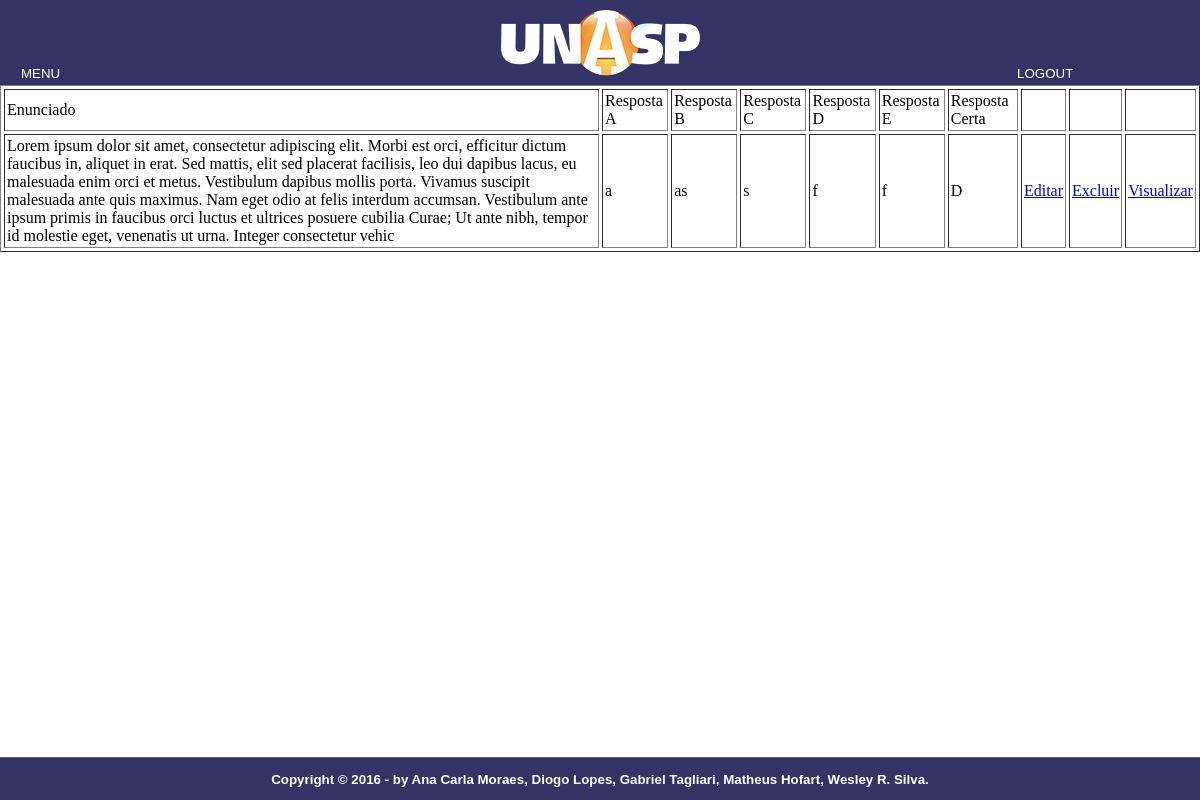
Page /Professor/listaquestoes.php?id=13 (signed in) on the earlier database version.
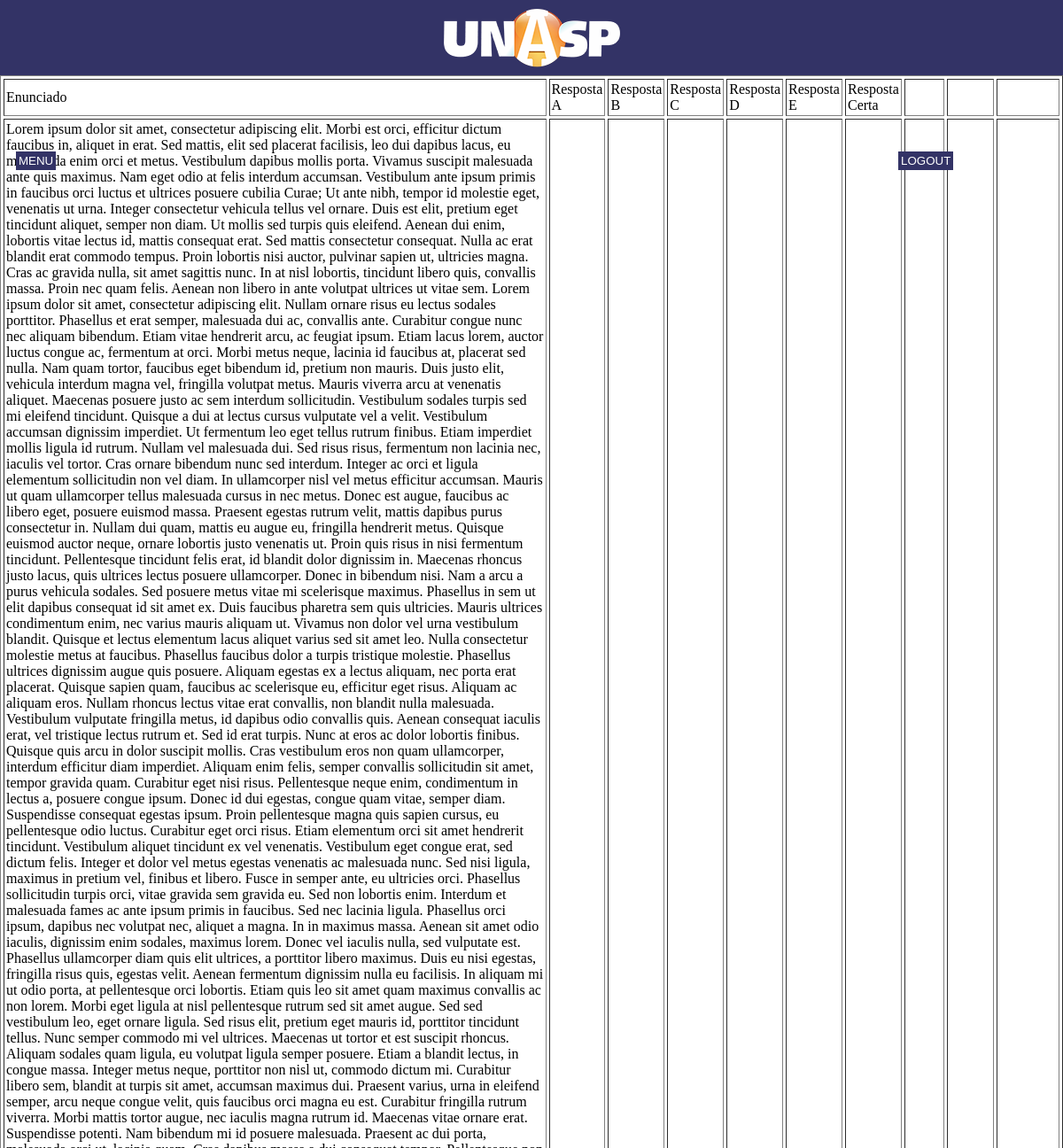
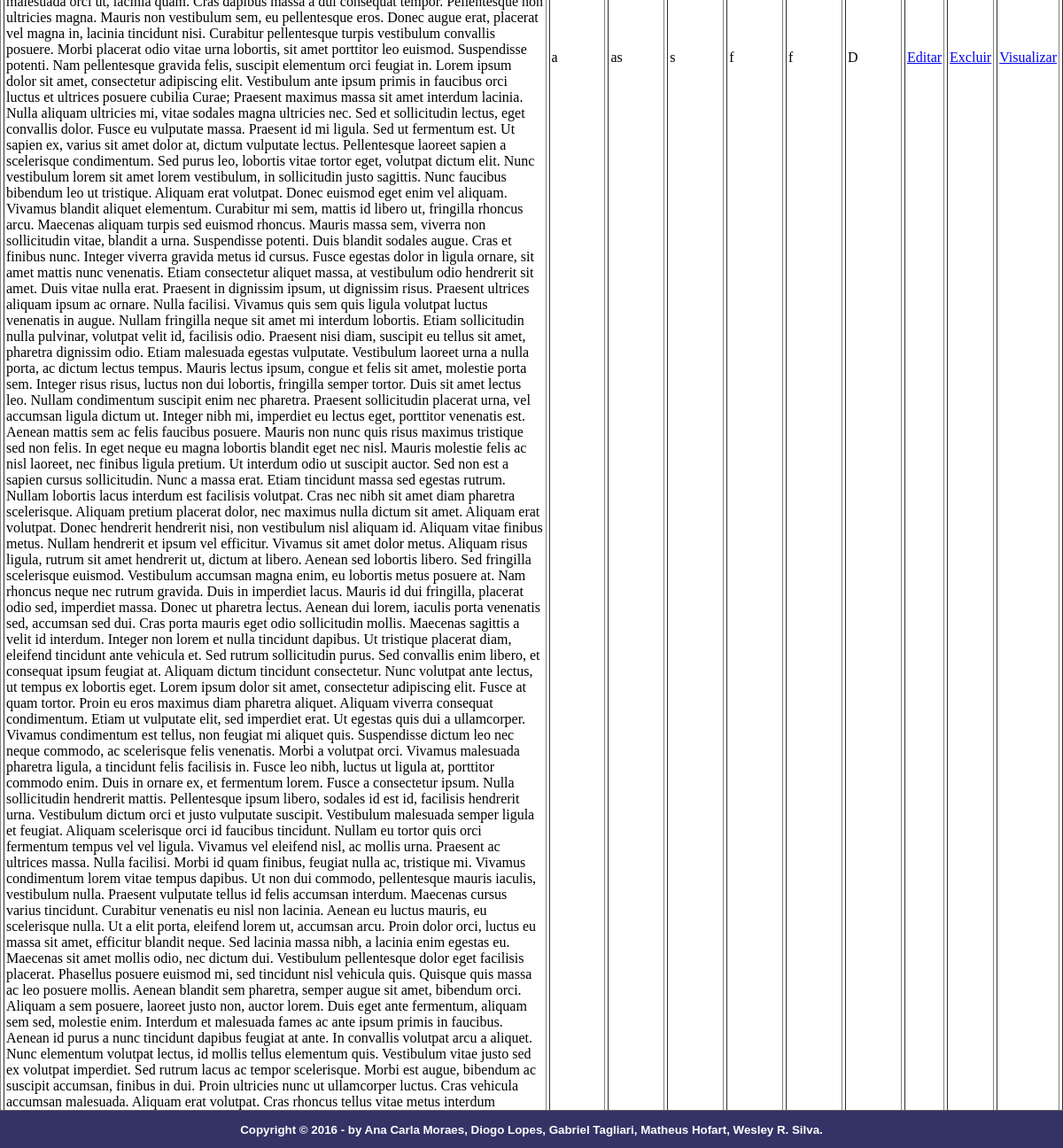
Same page on the later database version (2 pictures, top to bottom).
### tables this page shows
CREATE TABLE `questao` (
  `id` int(11) NOT NULL AUTO_INCREMENT,
  `iddisciplina` int(11) NOT NULL,
  `titulo` mediumtext NOT NULL,
  `imagem` longtext,
  `resposta1` mediumtext NOT NULL,
  `resposta2` mediumtext NOT NULL COMMENT '	',
  `resposta3` mediumtext NOT NULL,
  `resposta4` mediumtext NOT NULL,
  `resposta5` mediumtext NOT NULL,
  `respostacorreta` varchar(1) NOT NULL,
  PRIMARY KEY (`id`),
  KEY `fk_questao_disciplina1_idx` (`iddisciplina`),
  CONSTRAINT `fk_questao_disciplina1` FOREIGN KEY (`iddisciplina`) REFERENCES `disciplina` (`id`) ON DELETE NO ACTION ON UPDATE NO ACTION
);

### classes/class_questao.php (called while the page is built, shortened)
<?php
class questao {
		function selectQuestaoByDisciplina($pdo,$id){
			$conn = $pdo->prepare("SELECT * FROM questao WHERE iddisciplina=:id");
			$conn->bindParam(":id",$id,PDO::PARAM_INT);
			$conn->execute();
			return $conn->fetchAll(PDO::FETCH_ASSOC);
		}
	}
	?>

### Professor/listaquestoes.php (the view, shortened to what this page needs)
<?php
require_once("../model/conexao.php");
require_once("../classes/class_questao.php");
$iddisciplina = $_GET['id'];
$x = new questao();
$retorno = $x->selectQuestaoByDisciplina($PDO,$iddisciplina);
?>
<!DOCTYPE html>
<html>
<head>
    <link rel="stylesheet" href="../assets/css/style.css">
</head>
<body>
 	<div class="container">
    <div class="header">
        <img src="../assets/img/UNASP.png" alt="logo unasp">
    </div>
    <nav id="menu">
            <ul type="disc">
              <li><a href="index.php">MENU</a></li>
            </ul>
            <ul id="logout" type="disc">
              <li><a href="../logout.php">Logout</a></li>
            </ul>
     </nav>
<table border='1' cellspacing='3' cellpadding='2'>
<thead>
	<td>Enunciado</td>
	<td>Resposta A</td>
	<td>Resposta B</td>
	<td>Resposta C</td>
	<td>Resposta D</td>
	<td>Resposta E</td>
	<td>Resposta Certa</td>
	<td></td>
	<td></td>
    <td></td>
</thead>
<?php foreach ($retorno as $key) {   ?>
	<tr>
		<td> <?php echo $key['titulo']; ?></a></td>
		<td> <?php echo $key['resposta1']; ?></td>
		<td> <?php echo $key['resposta2']; ?></td>
		<td> <?php echo $key['resposta3']; ?></td>
		<td> <?php echo $key['resposta4']; ?></td>
		<td> <?php echo $key['resposta5']; ?></td>
		<td> <?php echo $key['respostacorreta']; ?></td>
		<td> <a href="editaquestao.php?iddisciplina=<?php echo $iddisciplina; ?>&id=<?php echo $key['id']; ?>">Editar</a></td>
		<td> <a href="editaquestao.php?iddisciplina=<?php echo $iddisciplina; ?>&deleta=1&id=<?php echo $key['id']; ?>">Excluir</a></td>
        <td> <a href="visualizaquestao.php?iddisciplina=<?php echo $iddisciplina; ?>&idquestao=<?php echo $key['id']; ?>">Visualizar</a></td>
	</tr>
<?php } ?>
</table>
            <footer id="rodape">
                <p><b>Copyright &copy; 2016 - by Ana Carla Moraes, Diogo Lopes, Gabriel Tagliari, Matheus Hofart, Wesley R. Silva.<br>
            </footer>
</div>
</body>
</html>

### assets/css/style.css (style rules this page uses)
* { outline: none !important; }
.container { position: absolute; top: 0; bottom: 0; left: 0; right: 0; }
.container .header { width: 100%; height: 65px; background: #333366; text-align: center; padding-top: 10px; padding-bottom: 10px; }
nav#menu { display: block; }
nav#menu ul { font-family: 'Cabin', sans-serif; font-size: 10pt; list-style: none; text-transform: uppercase; position: absolute; top: 6%; left: -2%; }
nav#menu ul#logout { font-family: 'Cabin', sans-serif; font-size: 10pt; list-style: none; text-transform: uppercase; position: absolute; top: 6%; left: 81%; }
nav#menu li { display: inline-block; background-color: #333366; padding:3px; margin: 2px; transition: background-color 1s; -webkit-transition: background-color 1s; }
nav#menu a { color:white; text-decoration: none; }
footer#rodape { font-family: 'Cabin', sans-serif; color: #ffffff; font-size: 10pt; position:fixed; bottom:0; width:100%; clear:both; border-top: 1px solid #606060; background:#333366; }
footer#rodape p { text-align: center; }
html, body { height: 100%; margin: 0; }

Differences in the rows shown:
changed questao "as": titulo "…ut urna. Integer consectetur vehic" → "…ut urna. Integer consectetur vehicula tellus vel ornare. Duis est elit, pretium eget tincidunt aliquet, semper non diam. Ut mollis sed turpis quis eleifend. Aenean dui enim, lobortis vitae lectus id, mattis consequat erat. Sed mattis consectetur consequat. Nulla ac erat blandit erat commodo tempus. Proin lobortis nisi auctor, pulvinar sapien ut, ultricies magna. Cras ac gravida nulla, sit amet sagittis nunc. In at nisl lobortis, tincidunt libero quis, convallis massa. Proin nec quam felis. Aenean non libero in ante volutpat ultrices ut vitae sem. Lorem ipsum dolor sit amet, consectetur adipiscing elit. Nullam ornare risus eu lectus sodales porttitor. Phasellus et erat semper, malesuada dui…"
